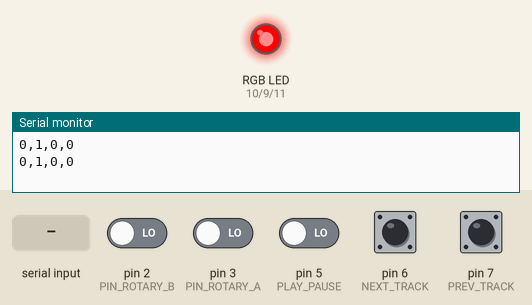
Recording of a sketch running on a simulated Arduino Uno, built with avr-gcc and run on an emulated ATmega328P. Parts: an RGB LED mixed from three pins (HIGH = lit), the last lines printed to the serial monitor. The test bench sets the inputs (shaded band); at power-on: pin 7 (PREV_TRACK) HIGH, pin 2 (PIN_ROTARY_B), pin 3 (PIN_ROTARY_A), pin 5 (PLAY_PAUSE), pin 6 (NEXT_TRACK) LOW. Dim RGB values are drawn brighter than linear.

Above: at 1.5 s.
1.6 s: "90,45\n" received over Serial
At 3.8 s:
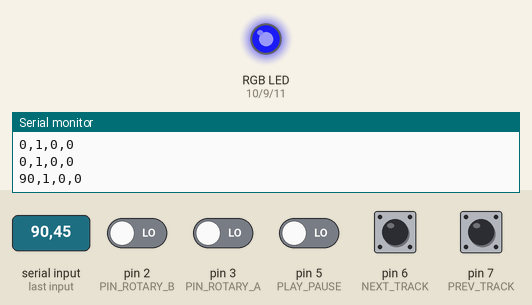
4.5 s: "30,150\n" received over Serial
At 6.7 s:
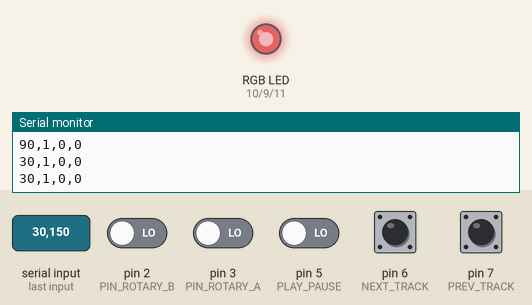
7.0 s: "2\n" received over Serial
At 8.7 s:
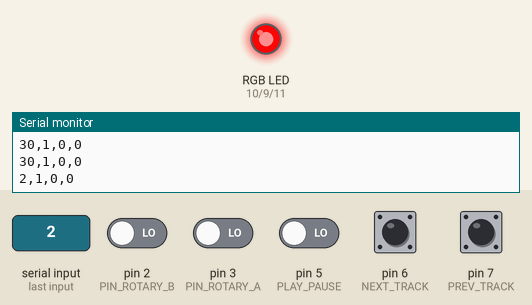
9.5 s: "200\n" received over Serial
At 11.8 s:
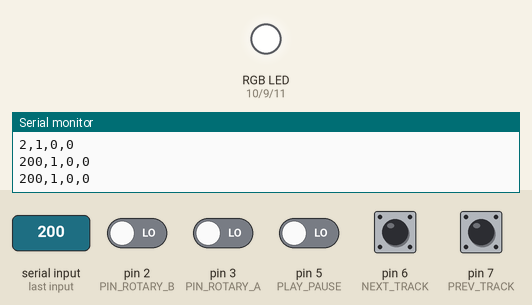
12.1 s: pin 2 (PIN_ROTARY_B) driven HIGH
At 12.9 s:
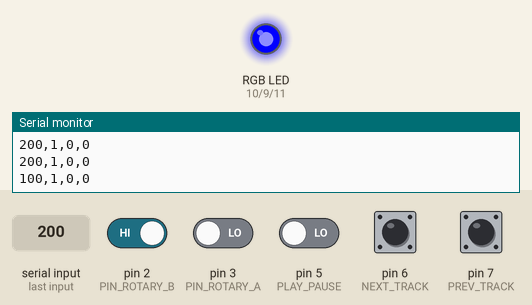
13.6 s: "90\n" received over Serial
At 16.0 s:
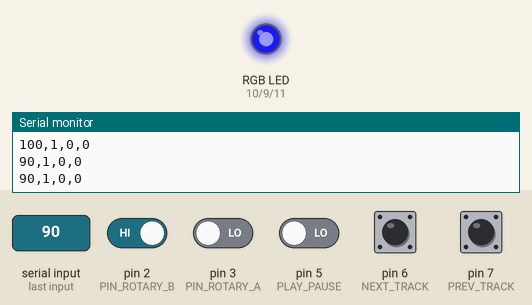
Timing chart, 0 to 17.1 s (numbered marks = the images above; inputs shaded):
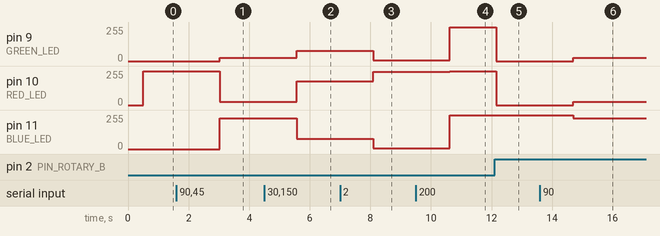

The sketch:

VolumeBoxV2.ino
```cpp
#define NEXT_TRACK 6
#define PLAY_PAUSE 5
#define PREV_TRACK 7

#define RED_LED 10
#define GREEN_LED 9
#define BLUE_LED 11

#define PIN_ROTARY_A 3
#define PIN_ROTARY_B 2

#define RESTING_DELAY 5000

int volume = 0;

volatile int newVolume = 0; //The new volume, this is decided from the encoder
volatile bool waiting = false; //True when the volume has been changed and needs to be sent
unsigned long lastAction = 0;

void setup() {
  //Set the pin modes
  Serial.begin(38400);
  pinMode(NEXT_TRACK, INPUT);
  pinMode(PLAY_PAUSE, INPUT);
  pinMode(PREV_TRACK, INPUT);

  pinMode(RED_LED, OUTPUT);
  pinMode(GREEN_LED, OUTPUT);
  pinMode(BLUE_LED, OUTPUT);

   //Attach inturupt for encoder
   attachInterrupt(0, doEncoder, CHANGE);//PIN 2
   lastAction = millis();
}

void loop() {
  // put your main code here, to run repeatedly:
  getStatus();
  restingAction();
  if(Serial.available()){
    String rawInput = Serial.readString();
    int temp = rawInput.toInt();

    volume = temp;
    newVolume = temp;
    volumeToColor();
  }
  delay(10);
}

/**
 * Get the status of all the pins and return the comma seperated
 * string that is to be read by the desktop
 */
void getStatus(){
  String output = (String)newVolume + ",";
  output = readButton(output);
  if(waiting){
    volume = newVolume;
    volumeToColor();
    waiting = false;
    Serial.println(output);
  }

}

/**
 * Read the button states from the front panel. LOW is pressed.
 * prev, next, play
 */
String readButton(String input){
  int prev = digitalRead(PREV_TRACK);
  int next = digitalRead(NEXT_TRACK);
  int play = digitalRead(PLAY_PAUSE);
  input += (String)prev + "," + (String)play + "," + (String)next;
  //Check if a waiting need to be true
  if(!prev || !next || !play){
    waiting = true;
    delay(500);
  }
  return input;
}

/**
 * Set the colour of the LED
 * Operates using PWM, range of 0 - 100
 */
void setColor(int red, int green, int blue)
{
  analogWrite(RED_LED, red*2.55);
  analogWrite(GREEN_LED, green*2.55);
  analogWrite(BLUE_LED, blue*2.55);
}

void volumeToColor(){
  int red = 100 - volume;
  int green = volume;
  if(green > 50) green = 100-green;
  int blue = volume;
  setColor(red, green, blue);
  lastAction = millis();
}

/**
 * Function called when the volume is changed, this is called through an interupt
 */
void doEncoder() {
  /* If pinA and pinB are both high or both low, it is spinning
   * forward. If they're different, it's going backward.
   */
  if (digitalRead(PIN_ROTARY_A) == digitalRead(PIN_ROTARY_B)) {
    newVolume++;
  } else {
    newVolume--;
  }
  waiting = true;

  //Ensure volume is in bounds
  if(newVolume > 100) newVolume = 100;
  if(newVolume < 0) newVolume = 0;
  delay(10);
}

/**
 * The resting action for the arduino RGB light
 * This bit aint my code its
 * https://gist.github.com/jamesotron/766994
 */
void restingAction(){
  if(millis() - lastAction > RESTING_DELAY){
    unsigned int rgbColour[3];
    // Start off with red.
    rgbColour[0] = 100;
    rgbColour[1] = 0;
    rgbColour[2] = 0;

    // Choose the colours to increment and decrement.
    for (int decColour = 0; decColour < 3; decColour += 1) {
      int incColour = decColour == 2 ? 0 : decColour + 1;
      // cross-fade the two colours.
      for(int i = 0; i < 100; i += 1) {
        rgbColour[decColour] -= 1;
        rgbColour[incColour] += 1;
        setColor(rgbColour[0], rgbColour[1], rgbColour[2]);
        delay(5);
      }
    }
  }
}
```

Measured:
- after the input at 1.6 s, pin 9 (GREEN_LED): 0/255 → 25/255 after 1.4 s; pin 10 (RED_LED): 255/255 → 25/255 after 1.4 s; pin 11 (BLUE_LED): 0/255 → 229/255 after 1.4 s
- after the input at 4.5 s, pin 9 (GREEN_LED): 25/255 → 76/255 after 1.1 s; pin 10 (RED_LED): 25/255 → 178/255 after 1.1 s; pin 11 (BLUE_LED): 229/255 → 76/255 after 1.1 s
- after the input at 7.0 s, pin 9 (GREEN_LED), pin 11 (BLUE_LED): 76/255 → 5/255 after 1.1 s; pin 10 (RED_LED): 178/255 → 249/255 after 1.1 s
- after the input at 9.5 s, pin 9 (GREEN_LED): 5/255 → 255/255 after 1.1 s; pin 10 (RED_LED): 249/255 → 255/255 after 1.1 s; pin 11 (BLUE_LED): 5/255 → 254/255 after 1.1 s
- after the input at 12.1 s, pin 9 (GREEN_LED), pin 10 (RED_LED): 255/255 → 0/255 after 0.06 s; pin 11 (BLUE_LED): 254/255 → 255/255 after 0.06 s
- after the input at 13.6 s, pin 9 (GREEN_LED), pin 10 (RED_LED): 0/255 → 25/255 after 1.1 s; pin 11 (BLUE_LED): 255/255 → 229/255 after 1.1 s
